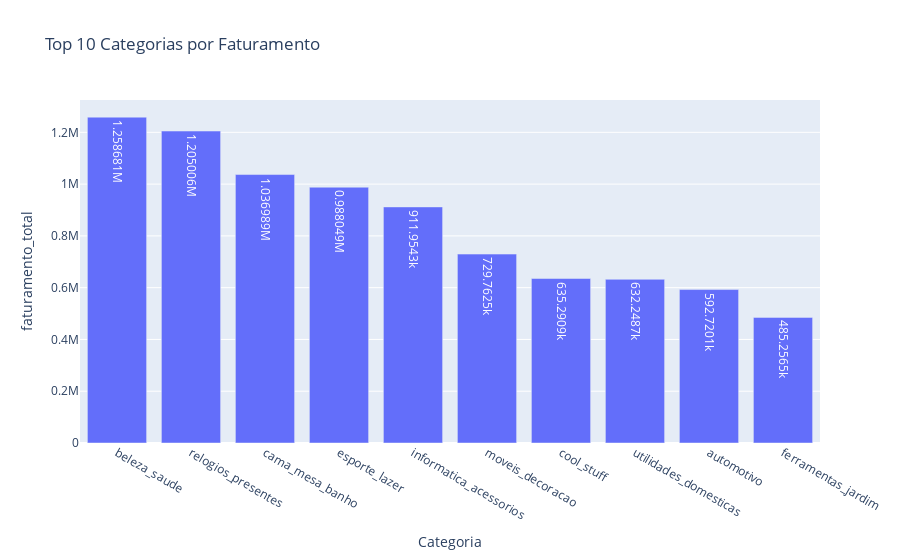

Here is the notebook cell this chart was saved with:
### Markdown cell above
2.2: Quais são as categorias de produtos mais vendidas em termos de faturamento?

### Code cell
query = '''
SELECT
  p.product_category_name,
  SUM(o.price) AS faturamento_total
FROM
  order_item o
JOIN
  products p ON o.product_id = p.product_id
GROUP BY
  p.product_category_name
ORDER BY
  faturamento_total DESC
LIMIT 10;
'''

df_faturamento = pd.read_sql(query, con=engine)

fig = px.bar(df_faturamento, x='product_category_name', y='faturamento_total',
             title='Top 10 Categorias por Faturamento',
             labels={'product_category_name': 'Categoria', 'faturamento': 'Faturamento (R$)'},
             text_auto=True)
fig.show()

### Figure 1 — Plotly figure (JSON) as saved in the notebook; plotly's stock layout.template omitted (floating-point values rounded to 4 significant figures)
{"data": [{"hovertemplate": "Categoria=%{x}<br>faturamento_total=%{y}<extra></extra>", "legendgroup": "", "marker": {"color": "#636efa", "pattern": {"shape": ""}}, "name": "", "orientation": "v", "showlegend": false, "textposition": "auto", "texttemplate": "%{y}", "type": "bar", "x": ["beleza_saude", "relogios_presentes", "cama_mesa_banho", "esporte_lazer", "informatica_acessorios", "moveis_decoracao", "cool_stuff", "utilidades_domesticas", "automotivo", "ferramentas_jardim"], "xaxis": "x", "y": [1259000.0, 1205000.0, 1037000.0, 988000.0, 912000.0, 729800.0, 635300.0, 632200.0, 592700.0, 485300.0], "yaxis": "y"}], "layout": {"barmode": "relative", "legend": {"tracegroupgap": 0}, "title": {"text": "Top 10 Categorias por Faturamento"}, "xaxis": {"anchor": "y", "domain": [0, 1], "title": {"text": "Categoria"}}, "yaxis": {"anchor": "x", "domain": [0, 1], "title": {"text": "faturamento_total"}}}}
